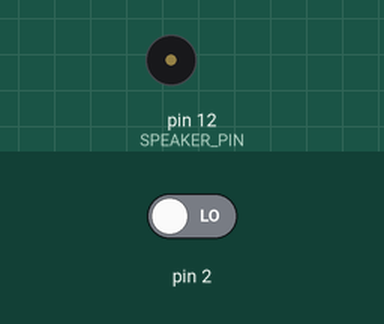
Recording of a sketch running on a simulated Arduino Uno, built with avr-gcc and run on an emulated ATmega328P. On the bench: buzzer (waves = sounding). The inputs (shaded band) are chosen by the test bench; at power-on: pin 2 LOW.

Above: at 1.2 s.
1.3 s: pin 2 driven HIGH
At 1.8 s:
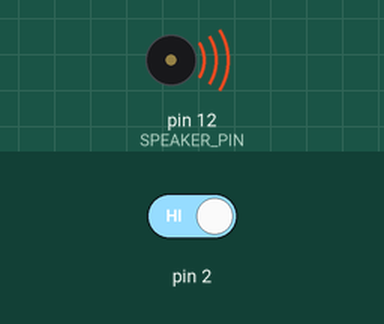
2.8 s: pin 2 driven LOW
At 4.1 s:
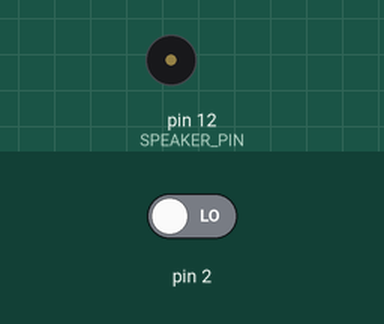
Timing chart, 0 to 5.8 s (numbered marks = the images above; inputs shaded):
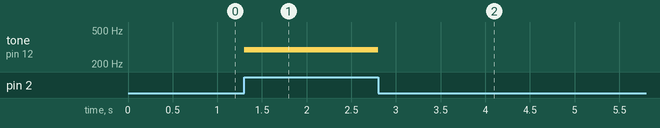

The sketch:

PythagoraPlayer.ino
```cpp
/*
 * PythagoraPlayer
 */

#define TONE3_A  220  // A3
#define TONE3_B  247  // B3
#define TONE4_C  262  // C4
#define TONE4_CS 277  // C4#
#define TONE4_D  294  // D4
#define TONE4_E  330  // E4
#define TONE4_F  349  // F4
#define TONE4_FS 370  // F4#
#define TONE4_G  392  // G4
#define TONE4_A  440  // A4
#define TONE4_B  494  // B4
#define TONE5_C  523  // C5

int score[] = {
  TONE4_D, TONE4_E, TONE4_D, TONE4_E, TONE4_G, TONE4_FS,TONE4_D, TONE4_E,
  TONE4_D, TONE4_E, TONE4_D, TONE4_E, TONE5_C, TONE4_B, TONE4_G, TONE4_A,
  TONE4_D, TONE4_E, TONE4_D, TONE4_E, TONE4_G, TONE4_FS,TONE4_D, TONE4_E,
  TONE3_B, TONE3_A, TONE3_B, TONE4_C, TONE4_CS,TONE4_D, TONE4_D,
  TONE4_D, TONE4_E, TONE4_D, TONE4_E, TONE4_G, TONE4_FS,TONE4_D, TONE4_E,
  TONE4_D, TONE4_E, TONE4_D, TONE4_E, TONE5_C, TONE4_B, TONE4_G, TONE4_A,
  TONE4_D, TONE4_E, TONE4_D, TONE4_E, TONE4_G, TONE4_FS,TONE4_D, TONE4_E,
  TONE3_B, TONE3_A,
  TONE4_E, TONE4_E, TONE4_FS,TONE4_E, TONE4_FS,TONE4_G, TONE4_D, TONE3_B,
  TONE4_C, TONE4_C, TONE4_D, TONE4_C, TONE4_D, TONE3_B,
  TONE4_D, TONE4_E, TONE4_D, TONE4_E, TONE4_G, TONE4_FS,TONE4_D, TONE4_E,
  TONE4_D, TONE4_E, TONE4_D, TONE4_E, TONE4_G, TONE4_FS,TONE4_D, TONE4_E,
  TONE4_D, TONE4_E, TONE4_D, TONE4_E, TONE5_C, TONE4_B, TONE4_G,
  TONE4_D, TONE4_E, TONE4_D, TONE4_E, TONE5_C, TONE4_B, TONE4_G
};

#define SPEAKER_PIN 12
#define BUTTON_PIN   0

int scoreLength;
volatile int sequencer;
volatile bool beep;
volatile unsigned long time_prev, time_now;

void setup() {
  pinMode(SPEAKER_PIN, OUTPUT);

  scoreLength = sizeof(score) / sizeof(int);
  sequencer = 0;
  beep = false;
  time_prev = 0;
  time_now = 0;

  attachInterrupt(BUTTON_PIN, pressButton, CHANGE);
}

void loop() {
  if (beep) {
    tone(SPEAKER_PIN, score[sequencer]);
  } else {
    noTone(SPEAKER_PIN);
  }
}

#define CHATALING_SPAN 20

void pressButton() {
  time_now = millis();
  if (time_now - time_prev > CHATALING_SPAN) {
    beep = !beep;
    if (!beep) {
      // OFF時 シーケンスインクリメント
      sequencer++;

      // シーケンスリセット
      if (sequencer >= scoreLength) {
        sequencer = 0;
      }
    }
  }
  time_prev = time_now;
}
```

Measured:
- after the input at 1.3 s, tone on pin 12 (SPEAKER_PIN): silent → 294 Hz at once
- after the input at 2.8 s, tone on pin 12 (SPEAKER_PIN): 294 Hz → silent at once
